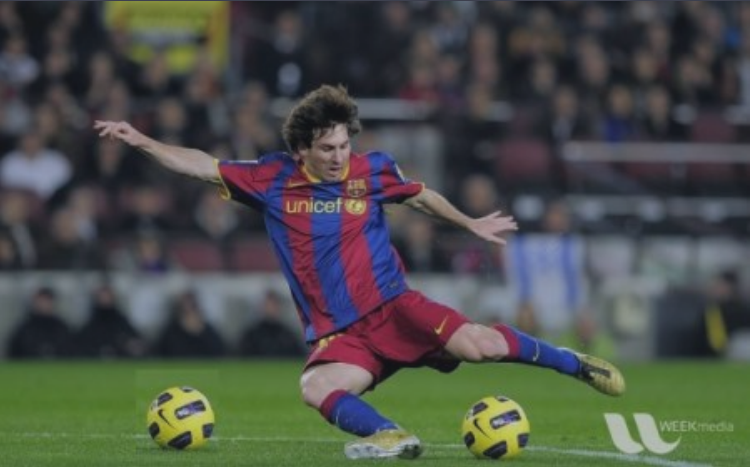
#> input picture 第三周计科211-蓝明艳/football.png, 750 x 467 px, found by its file name
$ python Football.py
#> lines starting #> are read from the running program, lines starting #| are printed output that depends on the picture
import cv2
import numpy as np


def nothing(x):
    pass


def Exchange(img, pd):  # 创建回调函数
    r = cv2.getTrackbarPos('R', 'image') / 100  # 用滑动条上面显示的数值对两张图片的权重进行改变
    return cv2.addWeighted(img, 1 - r, pd, r, 0)


img = cv2.imread('./recourse/football.png')  # 读图片
#> img is the input picture: shape (467, 750, 3); mean B, G, R 73.6, 79.2, 75.7
pd = cv2.imread("./recourse/photoo.jpg")
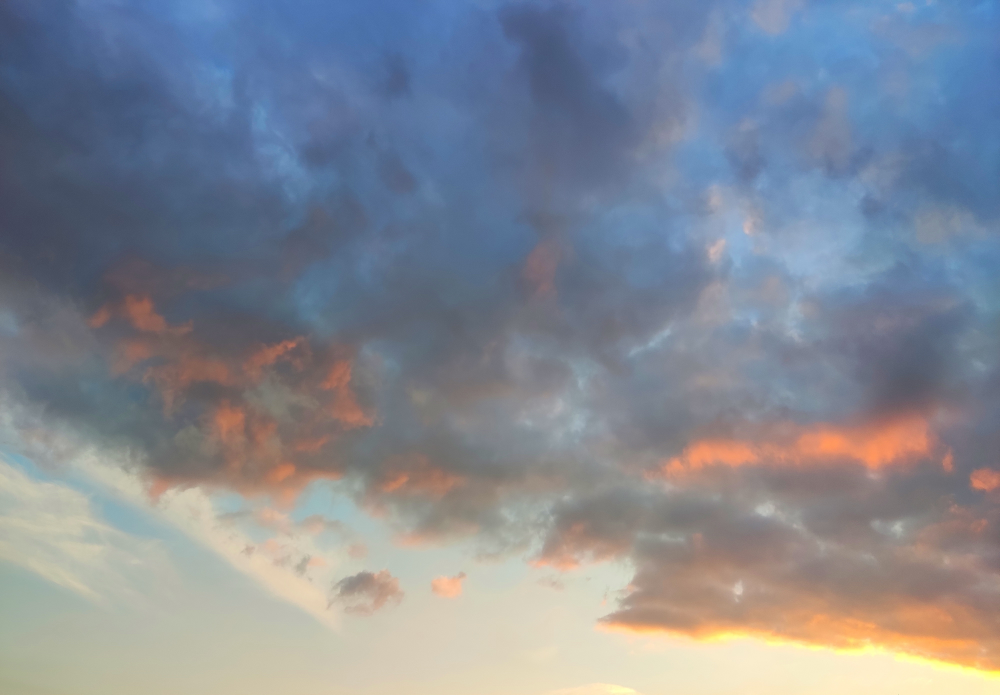
#> input picture 第三周计科211-蓝明艳/photoo.jpg, 4000 x 2779 px, found by its file name (shown at 1/4 size)
#> pd is the input picture: shape (2779, 4000, 3); mean B, G, R 147.7, 137.2, 131.4
pd = cv2.resize(pd, (750, 467))  # 将图片大小调整为与第一张大小相同
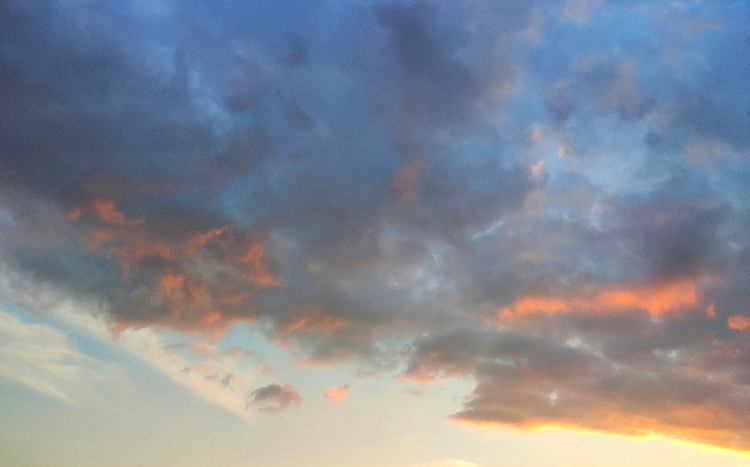
#> pd: shape (467, 750, 3); mean B, G, R 147.5, 137, 131.3
print(img.shape)  # 输出图片的信息
#| (467, 750, 3)
print(img.size)
#| 1050750
print(img.dtype)
#| uint8
ball = img[390:460, 455:535]  # 用红色矩形框圈出足球
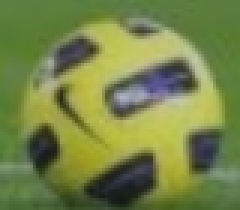
#> ball: shape (70, 80, 3) (shown 3 times larger); mean B, G, R 71.7, 132.2, 117.5
football = ball.copy()
img[385:465, 450:540] = [0, 0, 225]
img[390:460, 455:535] = football
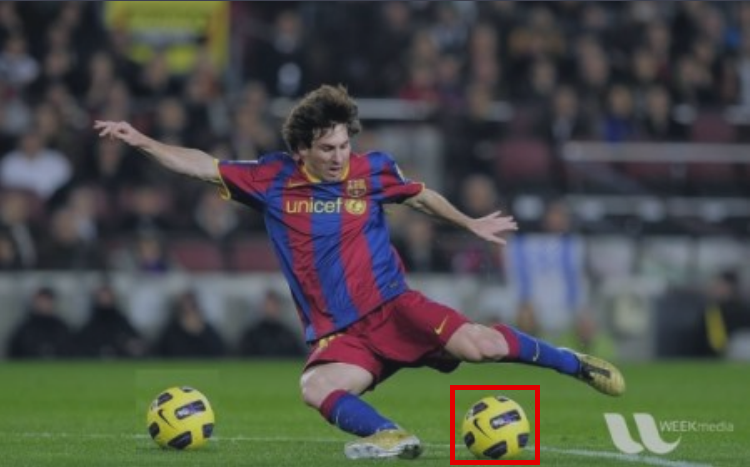
#> img: shape (467, 750, 3); mean B, G, R 73.3, 78.6, 76.4

cv2.namedWindow('image')  # 定义窗口名
cv2.createTrackbar('R', 'image', 0, 100, nothing)  # 获得滑动条
#> slider 'R' is set to 33

while 1:
    cv2.imshow('image', Exchange(img, pd))  # 显示image窗口
#> in Exchange, `return cv2.addWeighted(img, 1 - r, pd, r, 0)`:
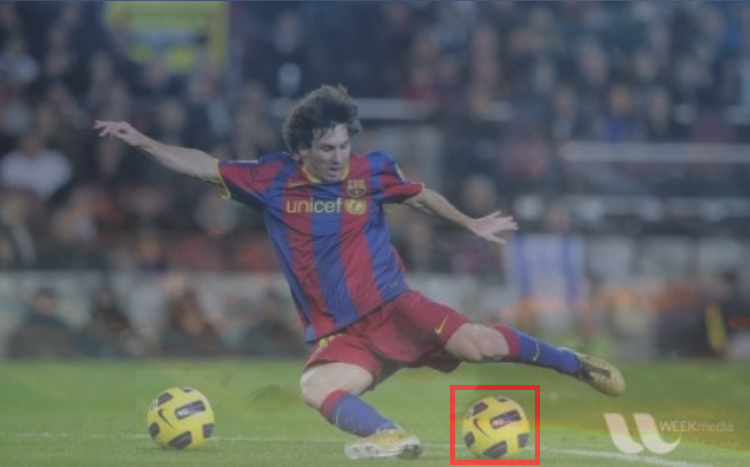
#> returned value: shape (467, 750, 3); mean of channels 0, 1, 2 97.8, 97.9, 94.5; drawn as B, G, R
    k = cv2.waitKey(1) & 0xff  # 等待输出指令
#> (key Esc is pressed here)
    if k == 27:  # Esc退出
        break
cv2.destroyAllWindows()
